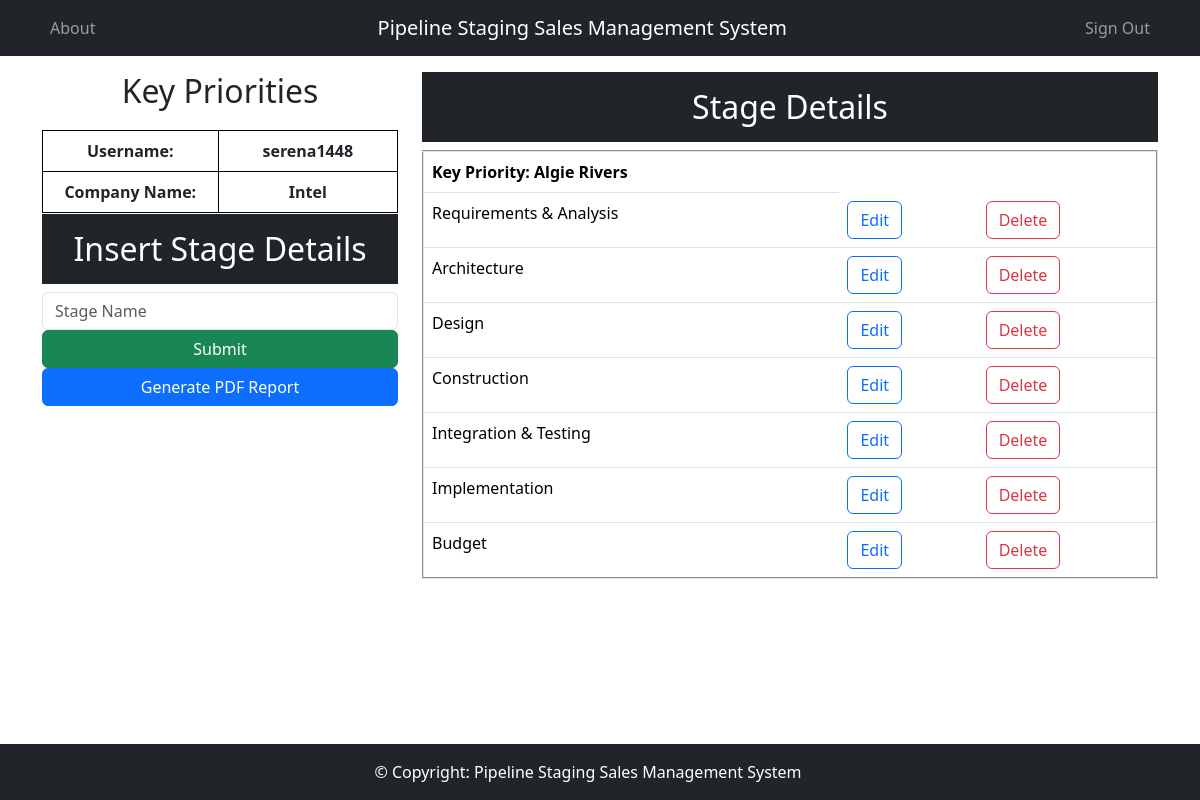
Screenshot of /SalesManagementSystemApp/KeyPriorities/IT/serena1448/Intel/ with the database file from the repository.
### SalesManagementSystemApp/models.py (models this page shows, shortened)
class ITStage(models.Model):
    custom_stage = models.CharField(max_length=150)

### SalesManagementSystemApp/views.py (the view)
# urls.py: path('SalesManagementSystemApp/KeyPriorities/IT/<str:username>/<str:company_name>/', views.ITMethod, name = 'IT'),
def ITMethod(request, username, company_name):
    data = ITStage.objects.all()
    context = {'data': data, 'username': username, 'company_name': company_name}
    return render(request, "SalesManagementSystemApp/IT.html", context)

### SalesManagementSystemApp/templates/SalesManagementSystemApp/IT.html (shortened to what this page needs)
{% load static %}
<!DOCTYPE HTML>
<html lang="en">
<head>
    <link href="https://cdn.jsdelivr.net/npm/bootstrap@5.3.3/dist/css/bootstrap.min.css" rel="stylesheet">
    <link rel="stylesheet" href="{% static 'SalesManagementSystemApp/css/newitstyles.css' %}">
</head>
<body>
<nav class="navbar navbar-expand-lg navbar-dark bg-dark">
    <div class="container">
        <div class="collapse navbar-collapse justify-content-flex-start">
            <ul class="navbar-nav">
                 <li class="nav-item">
                    <a class="nav-link"
                href="{%url 'SalesManagementSystemApp:About'%}">About</a>
                </li>
            </ul>
        </div>
        <nav class="navbar-brand">Pipeline Staging Sales Management System</nav>
         <div class="collapse navbar-collapse justify-content-end">
             <ul class="navbar-nav">
               <li class="nav-item">
                    <a class="nav-link"
                href="{%url 'SalesManagementSystemApp:SignOut'%}">Sign Out</a>
                </li>
                </ul>
        </div>
    </div>
  </nav>
{% block content %}
<div class="container mt-3">
    <div class="row">
        <div class="col-md-4">
            <div class="form-headingdetail">
                <h2>Key Priorities</h2>
            </div>
            <div class="tableusers">
                <table border="2">
                    <tbody>
                        <tr>
                            <td><b>Username:</b></td>
                            <td><b>{{ username }}</b></td>
                        </tr>
                        <tr>
                            <td><b>Company Name:</b></td>
                            <td><b>{{ company_name }}</b></td>
                        </tr>
                    </tbody>
                </table>
            </div>
        </div>
        <div class="col-md-8">
    <h2 class="text-center text-white bg-dark p-3">Stage Details</h2>
    <table class="table" border = "2">
        <thead>
            <tr>
                <th scope="col">Key Priority: Algie Rivers</th>
            </tr>
        </thead>
        <tbody>
            {% for d in data %}
                <tr>
                    <td>{{ d.custom_stage }}</td>
                    <td><a type="button" href="{% url 'SalesManagementSystemApp:ITTableUpdateStage' id=d.id username=username company_name=company_name  %}" class="btn btn-outline-primary">Edit</a></td>
                    <td><a type="button" href="{% url 'SalesManagementSystemApp:ITTableDeleteStage' id=d.id username=username company_name=company_name stage_name=d.custom_stage %}" class="btn btn-outline-danger">Delete</a></td>
                </tr>
            {% endfor %}
        </tbody>
    </table>
</div>
<div class="fixed-container">
    <div class="container mt-1">
        <div class="row">
            <div class="col-md-4">
                <h2 class="text-center text-white bg-dark p-3">Insert Stage Details</h2>
                <form action="{% url 'SalesManagementSystemApp:ITTableInsertStage' username=username company_name=company_name %}" method="POST">
                    <div class="form-group">
                        <input type="text" class="form-control" placeholder="Stage Name" name="custom_stage">
                    </div>
                    <div class="d-grid gap-2">
                        <button class="btn btn-success" type="submit">Submit</button>
                    </div>
                </form>
                <div class="d-grid gap-2">
                    <a href="{% url 'SalesManagementSystemApp:ITTableGenerate_PDF' username=username company_name=company_name %}" class="btn btn-primary">Generate PDF Report</a>
                </div>
            </div>
        </div>
    </div>
</div>
 {% endblock content %}
<footer class="bg-dark text-white text-center text-lg-start fixed-bottom">
  <div class="container-fluid p-3 row justify-content-center">
    <div class="row">
     <div class="text-center">
       © Copyright: Pipeline Staging Sales Management System
     </div>
    </div>
  </div>
</footer>
  </body>
</html>

### SalesManagementSystemApp/static/SalesManagementSystemApp/css/newitstyles.css (style rules this page uses)
.form-headingdetail { text-align: center; margin-bottom: 20px; }
.tableusers { margin: 0 auto; }
.tableusers table { border-collapse: collapse; }
.tableusers table, .tableusers th, .tableusers td { border: 1px solid black; padding: 8px; text-align: center; }
.tableusers td { width: 25%; }

### SalesManagementSystemApp/templates/SalesManagementSystemApp/IT.html (style rules this page uses)
.fixed-container { position: fixed; top: 210px; left: 50%; transform: translateX(-50%); z-index: 1000; }

### rows the page displays
ITStage: custom_stage "Requirements & Analysis"
ITStage: custom_stage "Architecture"
ITStage: custom_stage "Design"
ITStage: custom_stage "Construction"
ITStage: custom_stage "Integration & Testing"
ITStage: custom_stage "Implementation"
ITStage: custom_stage "Budget"

### other values shown
{{ username }} "serena1448"
{{ company_name }} "Intel"
